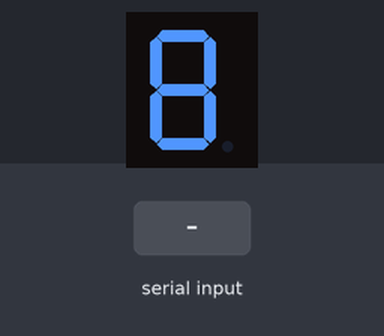
Recording of a sketch running on a simulated Arduino Uno, built with avr-gcc and run on an emulated ATmega328P. Parts: 1-digit seven-segment display. Wiring (inferred from the names in the program): 1-digit 7-segment display, segments lit when LOW: segments pin 2, pin 3, pin 4, pin 5, pin 6, pin 7, pin 8. The test bench sets the inputs (shaded band). The segment pins are drawn as the display they are named for.

Above: at 1.2 s.
1.3 s: "0" received over Serial
At 1.7 s:
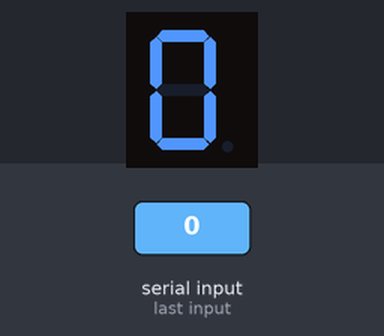
2.8 s: "1" received over Serial
At 4.0 s:
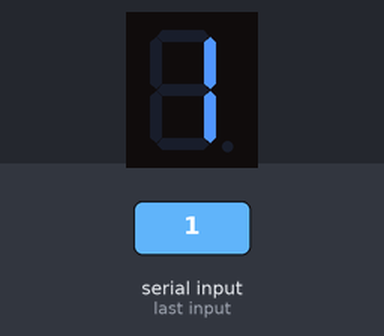
4.3 s: "2" received over Serial
At 5.2 s:
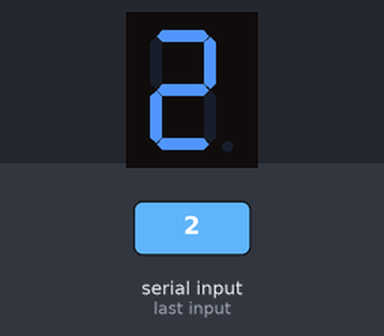
5.8 s: "3" received over Serial
At 6.3 s:
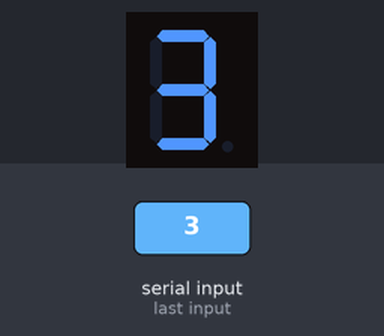
7.3 s: "4" received over Serial
At 8.5 s:
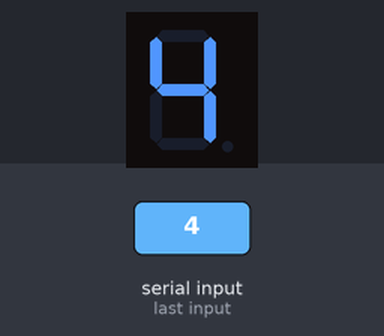
8.8 s: "5" received over Serial
At 9.8 s:
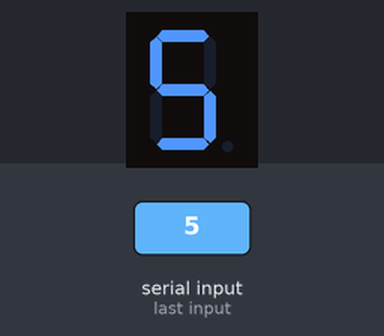
Timing chart, 0 to 11.3 s (numbered marks = the images above; inputs shaded):
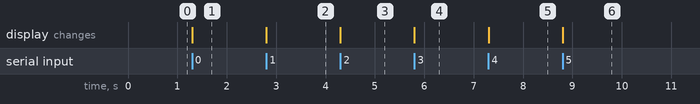

The sketch:

controle_deVoz_display7.ino
```cpp
const int a = 2;
const int b = 3;
const int c = 4;
const int d = 5;
const int e = 6;
const int f = 7;
const int g = 8;
char entrada;

void setup()
{
  pinMode(a, OUTPUT);
  pinMode(b, OUTPUT);
  pinMode(c, OUTPUT);
  pinMode(d, OUTPUT);
  pinMode(e, OUTPUT);
  pinMode(f, OUTPUT);
  pinMode(g, OUTPUT);
  Serial.begin(9600);

}
void loop(){
  //0
  if(Serial.available()>0){
    entrada = Serial.read();
    if(entrada == '0'){
  digitalWrite(a, 0);
  digitalWrite(b, 0);
  digitalWrite(c, 0);
  digitalWrite(d, 0);
  digitalWrite(e, 0);
  digitalWrite(f, 0);
  digitalWrite(g, 1);
  delay(1000);
    }

  //1

   else if(entrada == '1'){
  digitalWrite(a, HIGH);
  digitalWrite(b, LOW);
  digitalWrite(c, LOW);
  digitalWrite(d, HIGH);
  digitalWrite(e, HIGH);
  digitalWrite(f, HIGH);
  digitalWrite(g, HIGH);
  delay(1000);
    }

  //2
     else if(entrada == '2'){
  digitalWrite(a, LOW);
  digitalWrite(b, LOW);
  digitalWrite(c, HIGH);
  digitalWrite(d, LOW);
  digitalWrite(e, LOW);
  digitalWrite(f, HIGH);
  digitalWrite(g, LOW);
  delay(1000);
     }

  //3
     else if(entrada == '3'){
  digitalWrite(a, LOW);
  digitalWrite(b, LOW);
  digitalWrite(c, LOW);
  digitalWrite(d, LOW);
  digitalWrite(e, HIGH);
  digitalWrite(f, HIGH);
  digitalWrite(g, LOW);
  delay(1000);
     }

  //4
     else if(entrada == '4'){
  digitalWrite(a, HIGH);
  digitalWrite(b, LOW);
  digitalWrite(c, LOW);
  digitalWrite(d, HIGH);
  digitalWrite(e, HIGH);
  digitalWrite(f, LOW);
  digitalWrite(g, LOW);
  delay(1000);
     }

  //5
     else if(entrada == '5'){
  digitalWrite(a, LOW);
  digitalWrite(b, HIGH);
  digitalWrite(c, LOW);
  digitalWrite(d, LOW);
  digitalWrite(e, HIGH);
  digitalWrite(f, LOW);
  digitalWrite(g, LOW);
  delay(1000);
     }

  //6
     else if(entrada == '6'){
  digitalWrite(a, LOW);
  digitalWrite(b, HIGH);
  digitalWrite(c, LOW);
  digitalWrite(d, LOW);
  digitalWrite(e, LOW);
  digitalWrite(f, LOW);
  digitalWrite(g, LOW);
  delay(1000);
     }

  //7
     else if(entrada == '7'){
  digitalWrite(a, LOW);
  digitalWrite(b, LOW);
  digitalWrite(c, LOW);
  digitalWrite(d, HIGH);
  digitalWrite(e, HIGH);
  digitalWrite(f, HIGH);
  digitalWrite(g, HIGH);
  delay(1000);
     }

  //8
     else if(entrada == '8'){
  digitalWrite(a, LOW);
  digitalWrite(b, LOW);
  digitalWrite(c, LOW);
  digitalWrite(d, LOW);
  digitalWrite(e, LOW);
  digitalWrite(f, LOW);
  digitalWrite(g, LOW);
  delay(1000);
     }

  //9
     else if(entrada == '9'){
  digitalWrite(a, LOW);
  digitalWrite(b, LOW);
  digitalWrite(c, LOW);
  digitalWrite(d, LOW);
  digitalWrite(e, HIGH);
  digitalWrite(f, LOW);
  digitalWrite(g, LOW);
  delay(1000);
     }
  }
}


  
```

Measured:
- after the input at 1.3 s, the display: changes at once (image 1)
- after the input at 2.8 s, the display: changes at once (image 2)
- after the input at 4.3 s, the display: changes at once (image 3)
- after the input at 5.8 s, the display: changes at once (image 4)
- after the input at 7.3 s, the display: changes at once (image 5)
- after the input at 8.8 s, the display: changes at once (image 6)
